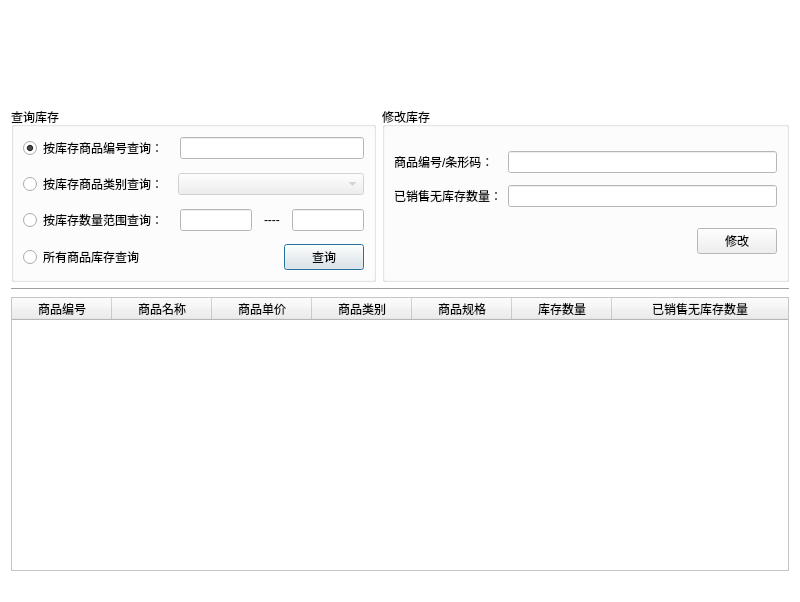
<?xml version="1.0" encoding="UTF-8"?>
<ui version="4.0">
 <class>DepotClass</class>
 <widget class="QDialog" name="DepotClass">
  <property name="geometry">
   <rect>
    <x>0</x>
    <y>0</y>
    <width>800</width>
    <height>602</height>
   </rect>
  </property>
  <property name="minimumSize">
   <size>
    <width>800</width>
    <height>602</height>
   </size>
  </property>
  <property name="maximumSize">
   <size>
    <width>800</width>
    <height>602</height>
   </size>
  </property>
  <property name="palette">
   <palette>
    <active>
     <colorrole role="Base">
      <brush brushstyle="SolidPattern">
       <color alpha="255">
        <red>255</red>
        <green>255</green>
        <blue>255</blue>
       </color>
      </brush>
     </colorrole>
     <colorrole role="Window">
      <brush brushstyle="SolidPattern">
       <color alpha="255">
        <red>255</red>
        <green>255</green>
        <blue>255</blue>
       </color>
      </brush>
     </colorrole>
    </active>
    <inactive>
     <colorrole role="Base">
      <brush brushstyle="SolidPattern">
       <color alpha="255">
        <red>255</red>
        <green>255</green>
        <blue>255</blue>
       </color>
      </brush>
     </colorrole>
     <colorrole role="Window">
      <brush brushstyle="SolidPattern">
       <color alpha="255">
        <red>255</red>
        <green>255</green>
        <blue>255</blue>
       </color>
      </brush>
     </colorrole>
    </inactive>
    <disabled>
     <colorrole role="Base">
      <brush brushstyle="SolidPattern">
       <color alpha="255">
        <red>255</red>
        <green>255</green>
        <blue>255</blue>
       </color>
      </brush>
     </colorrole>
     <colorrole role="Window">
      <brush brushstyle="SolidPattern">
       <color alpha="255">
        <red>255</red>
        <green>255</green>
        <blue>255</blue>
       </color>
      </brush>
     </colorrole>
    </disabled>
   </palette>
  </property>
  <property name="windowTitle">
   <string>库存管理</string>
  </property>
  <property name="windowIcon">
   <iconset resource="management.qrc">
    <normaloff>:/Management/Resources/ico.ico</normaloff>:/Management/Resources/ico.ico</iconset>
  </property>
  <layout class="QVBoxLayout" name="verticalLayout">
   <item>
    <widget class="QLabel" name="label">
     <property name="minimumSize">
      <size>
       <width>0</width>
       <height>90</height>
      </size>
     </property>
     <property name="text">
      <string/>
     </property>
    </widget>
   </item>
   <item>
    <layout class="QHBoxLayout" name="horizontalLayout_11">
     <item>
      <widget class="QGroupBox" name="groupBox">
       <property name="minimumSize">
        <size>
         <width>0</width>
         <height>0</height>
        </size>
       </property>
       <property name="maximumSize">
        <size>
         <width>365</width>
         <height>16777215</height>
        </size>
       </property>
       <property name="sizeIncrement">
        <size>
         <width>0</width>
         <height>0</height>
        </size>
       </property>
       <property name="baseSize">
        <size>
         <width>373</width>
         <height>0</height>
        </size>
       </property>
       <property name="title">
        <string>查询库存</string>
       </property>
       <layout class="QVBoxLayout" name="verticalLayout_2">
        <property name="spacing">
         <number>12</number>
        </property>
        <item>
         <layout class="QHBoxLayout" name="horizontalLayout">
          <item>
           <widget class="QRadioButton" name="goodsID_search_depot_RBTN">
            <property name="text">
             <string>按库存商品编号查询：</string>
            </property>
            <property name="checked">
             <bool>true</bool>
            </property>
           </widget>
          </item>
          <item>
           <widget class="QLineEdit" name="goodsID_search_depot_LE">
            <property name="minimumSize">
             <size>
              <width>0</width>
              <height>0</height>
             </size>
            </property>
            <property name="maximumSize">
             <size>
              <width>16777215</width>
              <height>16777215</height>
             </size>
            </property>
           </widget>
          </item>
         </layout>
        </item>
        <item>
         <layout class="QHBoxLayout" name="horizontalLayout_4">
          <item>
           <widget class="QRadioButton" name="goodsClass_search_depot_RBTN">
            <property name="maximumSize">
             <size>
              <width>143</width>
              <height>16777215</height>
             </size>
            </property>
            <property name="text">
             <string>按库存商品类别查询：</string>
            </property>
           </widget>
          </item>
          <item>
           <widget class="QComboBox" name="goodsClass_search_depot_CB">
            <property name="enabled">
             <bool>false</bool>
            </property>
           </widget>
          </item>
         </layout>
        </item>
        <item>
         <layout class="QHBoxLayout" name="horizontalLayout_6">
          <item>
           <widget class="QRadioButton" name="goodsCount_search_depot_RBTN">
            <property name="text">
             <string>按库存数量范围查询：</string>
            </property>
           </widget>
          </item>
          <item>
           <widget class="QLineEdit" name="goodsHaveStart_search_depot_LE">
            <property name="enabled">
             <bool>false</bool>
            </property>
            <property name="maximumSize">
             <size>
              <width>16777215</width>
              <height>16777215</height>
             </size>
            </property>
           </widget>
          </item>
          <item>
           <widget class="QLabel" name="label_2">
            <property name="text">
             <string>----</string>
            </property>
           </widget>
          </item>
          <item>
           <widget class="QLineEdit" name="goodsHaveEnd_search_depot_LE">
            <property name="enabled">
             <bool>false</bool>
            </property>
            <property name="maximumSize">
             <size>
              <width>16777215</width>
              <height>16777215</height>
             </size>
            </property>
           </widget>
          </item>
         </layout>
        </item>
        <item>
         <layout class="QHBoxLayout" name="horizontalLayout_5">
          <item>
           <widget class="QRadioButton" name="goodsAll_search_depot_RBTN">
            <property name="text">
             <string>所有商品库存查询</string>
            </property>
           </widget>
          </item>
          <item>
           <spacer name="horizontalSpacer">
            <property name="orientation">
             <enum>Qt::Horizontal</enum>
            </property>
            <property name="sizeHint" stdset="0">
             <size>
              <width>40</width>
              <height>20</height>
             </size>
            </property>
           </spacer>
          </item>
          <item>
           <widget class="QPushButton" name="search_search_depot_BTN">
            <property name="text">
             <string>查询</string>
            </property>
           </widget>
          </item>
         </layout>
        </item>
       </layout>
      </widget>
     </item>
     <item>
      <widget class="QGroupBox" name="groupBox_2">
       <property name="minimumSize">
        <size>
         <width>0</width>
         <height>0</height>
        </size>
       </property>
       <property name="title">
        <string>修改库存</string>
       </property>
       <property name="checkable">
        <bool>false</bool>
       </property>
       <layout class="QVBoxLayout" name="verticalLayout_5">
        <item>
         <layout class="QHBoxLayout" name="horizontalLayout_2">
          <item>
           <layout class="QVBoxLayout" name="verticalLayout_4">
            <property name="spacing">
             <number>12</number>
            </property>
            <item>
             <widget class="QLabel" name="label_3">
              <property name="text">
               <string>商品编号/条形码：</string>
              </property>
             </widget>
            </item>
            <item>
             <widget class="QLabel" name="label_5">
              <property name="text">
               <string>已销售无库存数量：</string>
              </property>
             </widget>
            </item>
           </layout>
          </item>
          <item>
           <layout class="QVBoxLayout" name="verticalLayout_3">
            <property name="spacing">
             <number>12</number>
            </property>
            <item>
             <widget class="QLineEdit" name="goodsID_modify_depot_LE">
              <property name="minimumSize">
               <size>
                <width>0</width>
                <height>0</height>
               </size>
              </property>
              <property name="maximumSize">
               <size>
                <width>16777215</width>
                <height>16777215</height>
               </size>
              </property>
             </widget>
            </item>
            <item>
             <widget class="QLineEdit" name="goodsSelledCount_modify_depot_LE">
              <property name="minimumSize">
               <size>
                <width>0</width>
                <height>0</height>
               </size>
              </property>
             </widget>
            </item>
           </layout>
          </item>
         </layout>
        </item>
        <item>
         <layout class="QHBoxLayout" name="horizontalLayout_3">
          <item>
           <spacer name="horizontalSpacer_2">
            <property name="orientation">
             <enum>Qt::Horizontal</enum>
            </property>
            <property name="sizeHint" stdset="0">
             <size>
              <width>40</width>
              <height>20</height>
             </size>
            </property>
           </spacer>
          </item>
          <item>
           <widget class="QLabel" name="help_modify_depot_LB">
            <property name="cursor">
             <cursorShape>PointingHandCursor</cursorShape>
            </property>
            <property name="text">
             <string/>
            </property>
            <property name="pixmap">
             <pixmap resource="management.qrc">:/Management/Resources/help.gif</pixmap>
            </property>
           </widget>
          </item>
          <item>
           <widget class="QPushButton" name="modify_modify_depot_BTN">
            <property name="text">
             <string>修改</string>
            </property>
           </widget>
          </item>
         </layout>
        </item>
       </layout>
      </widget>
     </item>
    </layout>
   </item>
   <item>
    <widget class="Line" name="line">
     <property name="frameShadow">
      <enum>QFrame::Sunken</enum>
     </property>
     <property name="orientation">
      <enum>Qt::Horizontal</enum>
     </property>
    </widget>
   </item>
   <item>
    <widget class="QTableWidget" name="goodsInfo_depot_TBW">
     <property name="toolTip">
      <string/>
     </property>
     <property name="statusTip">
      <string/>
     </property>
     <property name="whatsThis">
      <string/>
     </property>
     <property name="editTriggers">
      <set>QAbstractItemView::NoEditTriggers</set>
     </property>
     <property name="selectionBehavior">
      <enum>QAbstractItemView::SelectRows</enum>
     </property>
     <attribute name="horizontalHeaderVisible">
      <bool>true</bool>
     </attribute>
     <attribute name="horizontalHeaderStretchLastSection">
      <bool>true</bool>
     </attribute>
     <attribute name="verticalHeaderVisible">
      <bool>false</bool>
     </attribute>
     <column>
      <property name="text">
       <string>商品编号</string>
      </property>
     </column>
     <column>
      <property name="text">
       <string>商品名称</string>
      </property>
     </column>
     <column>
      <property name="text">
       <string>商品单价</string>
      </property>
     </column>
     <column>
      <property name="text">
       <string>商品类别</string>
      </property>
     </column>
     <column>
      <property name="text">
       <string>商品规格</string>
      </property>
     </column>
     <column>
      <property name="text">
       <string>库存数量</string>
      </property>
     </column>
     <column>
      <property name="text">
       <string>已销售无库存数量</string>
      </property>
      <property name="toolTip">
       <string/>
      </property>
      <property name="whatsThis">
       <string/>
      </property>
     </column>
    </widget>
   </item>
   <item>
    <widget class="QLabel" name="status_depot_LB">
     <property name="text">
      <string/>
     </property>
    </widget>
   </item>
  </layout>
 </widget>
 <resources>
  <include location="management.qrc"/>
 </resources>
 <connections/>
</ui>
